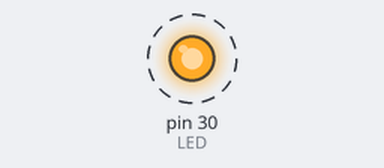
A sketch run on a simulated Arduino Mega 2560, built with avr-gcc and run on an emulated ATmega2560. Parts: output pins drawn as LEDs (lit = HIGH). Dashed ring = blinking.

Above: at 0.5 s.
Timing chart, 0 to 4.6 s (numbered marks = the images above):
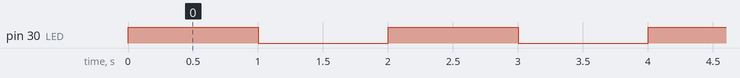

The sketch:

Blink.ino
```cpp
#define LED 30 // LEDのピン

void setup() {
  pinMode(LED, OUTPUT); // LEDピンの設定
}

void loop() {
  digitalWrite(LED, HIGH); // LEDをON
  delay(1000); // 1秒待つ
  digitalWrite(LED, LOW); // LEDをOFF
  delay(1000); // 1秒待つ
}
```

Measured:
- by itself, pin 30 (LED): alternates HIGH for 1.0 s and LOW for 1.0 s
